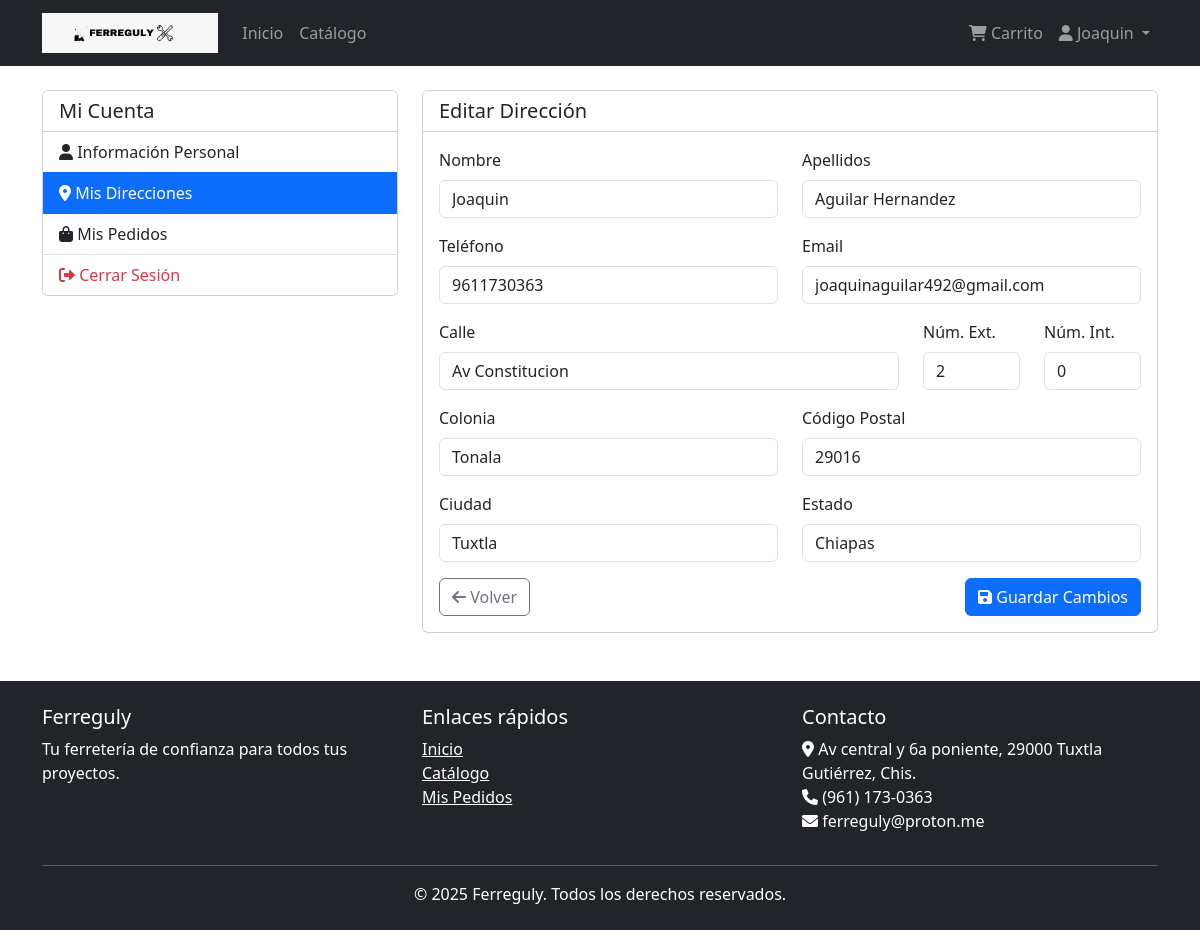
The page /usuarios/direcciones/editar/1/ (signed in) on the database its author committed.
### usuarios/models.py (models this page shows, shortened)
class Usuario(AbstractBaseUser, PermissionsMixin):
    id_usuario = models.AutoField(primary_key=True)
    nombre = models.CharField(max_length=35)
    apellidos = models.CharField(max_length=50)
    email = models.EmailField(max_length=45, unique=True)
    telefono = models.CharField(max_length=10, null=True, blank=True)
    tipo_usuario = models.CharField(
        max_length=15,
        choices=[('cliente', 'Cliente'), ('administrador', 'Administrador')],
        default='cliente'
    )
    fecha_registro = models.DateTimeField(default=timezone.now)
    activo = models.BooleanField(default=True)
    is_staff = models.BooleanField(default=False)
    is_active = models.BooleanField(default=True)
    USERNAME_FIELD = 'email'
    REQUIRED_FIELDS = ['nombre', 'apellidos']
    objects = UsuarioManager()
    class Meta:
        db_table = 'usuario'
        verbose_name = 'Usuario'
        verbose_name_plural = 'Usuarios'

class Direccion(models.Model):
    id_direccion = models.AutoField(primary_key=True)
    id_usuario = models.ForeignKey(Usuario, on_delete=models.CASCADE, related_name='direcciones')
    nombre = models.CharField(max_length=35)
    apellidos = models.CharField(max_length=50)
    telefono = models.CharField(max_length=10)
    email = models.EmailField(max_length=45)
    calle = models.CharField(max_length=80)
    numero_ext = models.CharField(max_length=10)
    numero_int = models.CharField(max_length=10, null=True, blank=True)
    colonia = models.CharField(max_length=60)
    ciudad = models.CharField(max_length=40)
    estado = models.CharField(max_length=30)
    codigo_postal = models.CharField(max_length=5)
    class Meta:
        db_table = 'direccion'
        verbose_name = 'Dirección'
        verbose_name_plural = 'Direcciones'

### usuarios/views.py (the view, shortened to what this page needs)
# urls.py: path('direcciones/editar/<int:pk>/', views.DireccionUpdateView.as_view(), name='direccion_editar'),
class DireccionUpdateView(LoginRequiredMixin, UpdateView):
    model = Direccion
    form_class = DireccionForm
    template_name = 'usuarios/direcciones/editar.html'
    success_url = reverse_lazy('direcciones_lista')
    def get_queryset(self):
        return Direccion.objects.filter(id_usuario=self.request.user)

### usuarios/forms.py
class DireccionForm(forms.ModelForm):
    class Meta:
        model = Direccion
        fields = [
            'nombre', 'apellidos', 'telefono', 'email', 'calle',
            'numero_ext', 'numero_int', 'colonia', 'ciudad', 'estado', 'codigo_postal'
        ]
    def __init__(self, *args, **kwargs):
        super().__init__(*args, **kwargs)
        for field in self.fields:
            self.fields[field].widget.attrs.update({'class': 'form-control'})

### templates/usuarios/direcciones/editar.html (shortened to what this page needs)
{% extends 'base.html' %}
{% block content %}
<div class="row">
    <div class="col-md-4 mb-4">
        <div class="card">
            <div class="card-header bg-white">
                <h5 class="mb-0">Mi Cuenta</h5>
            </div>
            <div class="list-group list-group-flush">
                <a href="{% url 'perfil' %}" class="list-group-item list-group-item-action">
                    <i class="fas fa-user"></i> Información Personal
                </a>
                <a href="{% url 'direcciones_lista' %}" class="list-group-item list-group-item-action active">
                    <i class="fas fa-map-marker-alt"></i> Mis Direcciones
                </a>
                <a href="{% url 'pedidos_lista' %}" class="list-group-item list-group-item-action">
                    <i class="fas fa-shopping-bag"></i> Mis Pedidos
                </a>
                <a href="{% url 'logout' %}" class="list-group-item list-group-item-action text-danger">
                    <i class="fas fa-sign-out-alt"></i> Cerrar Sesión
                </a>
            </div>
        </div>
    </div>
    <div class="col-md-8">
        <div class="card">
            <div class="card-header bg-white">
                <h5 class="mb-0">Editar Dirección</h5>
            </div>
            <div class="card-body">
                <form method="post">
                    <div class="row mb-3">
                        <div class="col-md-6">
                            <label for="{{ form.nombre.id_for_label }}" class="form-label">Nombre</label>
                            {{ form.nombre }}
                        </div>
                        <div class="col-md-6">
                            <label for="{{ form.apellidos.id_for_label }}" class="form-label">Apellidos</label>
                            {{ form.apellidos }}
                        </div>
                    </div>
                    <div class="row mb-3">
                        <div class="col-md-6">
                            <label for="{{ form.telefono.id_for_label }}" class="form-label">Teléfono</label>
                            {{ form.telefono }}
                        </div>
                        <div class="col-md-6">
                            <label for="{{ form.email.id_for_label }}" class="form-label">Email</label>
                            {{ form.email }}
                        </div>
                    </div>
                    <div class="row mb-3">
                        <div class="col-md-8">
                            <label for="{{ form.calle.id_for_label }}" class="form-label">Calle</label>
                            {{ form.calle }}
                        </div>
                        <div class="col-md-2">
                            <label for="{{ form.numero_ext.id_for_label }}" class="form-label">Núm. Ext.</label>
                            {{ form.numero_ext }}
                        </div>
                        <div class="col-md-2">
                            <label for="{{ form.numero_int.id_for_label }}" class="form-label">Núm. Int.</label>
                            {{ form.numero_int }}
                        </div>
                    </div>
                    <div class="row mb-3">
                        <div class="col-md-6">
                            <label for="{{ form.colonia.id_for_label }}" class="form-label">Colonia</label>
                            {{ form.colonia }}
                        </div>
                        <div class="col-md-6">
                            <label for="{{ form.codigo_postal.id_for_label }}" class="form-label">Código Postal</label>
                            {{ form.codigo_postal }}
                        </div>
                    </div>
                    <div class="row mb-3">
                        <div class="col-md-6">
                            <label for="{{ form.ciudad.id_for_label }}" class="form-label">Ciudad</label>
                            {{ form.ciudad }}
                        </div>
                        <div class="col-md-6">
                            <label for="{{ form.estado.id_for_label }}" class="form-label">Estado</label>
                            {{ form.estado }}
                        </div>
                    </div>
                    <div class="d-flex justify-content-between">
                        <a href="{% url 'direcciones_lista' %}" class="btn btn-outline-secondary">
                            <i class="fas fa-arrow-left"></i> Volver
                        </a>
                        <button type="submit" class="btn btn-primary">
                            <i class="fas fa-save"></i> Guardar Cambios
                        </button>
                    </div>
                </form>
            </div>
        </div>
    </div>
</div>
{% endblock %}

### templates/base.html (shortened to what this page needs)
{% load static %}
<!DOCTYPE html>
<html lang="es">
<head>
    <link href="https://cdn.jsdelivr.net/npm/bootstrap@5.3.0-alpha1/dist/css/bootstrap.min.css" rel="stylesheet">
    <link rel="stylesheet" href="https://cdnjs.cloudflare.com/ajax/libs/font-awesome/6.0.0/css/all.min.css">
</head>
<body>
    <nav class="navbar navbar-expand-lg navbar-dark bg-dark">
        <div class="container">
            <a class="navbar-brand" href="{% url 'inicio' %}">
                <img src="{% static 'img/ferreguly.jpeg' %}" alt="Ferreguly Logo" style="height: 40px; width: auto;">
            </a>
            <div class="collapse navbar-collapse" id="navbarNav">
                <ul class="navbar-nav me-auto">
                    <li class="nav-item">
                        <a class="nav-link" href="{% url 'inicio' %}">Inicio</a>
                    </li>
                    <li class="nav-item">
                        <a class="nav-link" href="{% url 'catalogo' %}">Catálogo</a>
                    </li>
                </ul>
                <ul class="navbar-nav">
                    {% if user.is_authenticated %}
                        <li class="nav-item">
                            <a class="nav-link" href="{% url 'carrito_lista' %}">
                                <i class="fas fa-shopping-cart"></i> Carrito
                            </a>
                        </li>
                        <li class="nav-item dropdown">
                            <a class="nav-link dropdown-toggle" href="#" role="button" data-bs-toggle="dropdown">
                                <i class="fas fa-user"></i> {{ user.nombre }}
                            </a>
                        </li>
                    {% endif %}
                </ul>
            </div>
        </div>
    </nav>
    <main class="container my-4">
        {% block content %}{% endblock %}
    </main>
    <footer class="bg-dark text-white py-4 mt-5">
        <div class="container">
            <div class="row">
                <div class="col-md-4">
                    <h5>Ferreguly</h5>
                    <p>Tu ferretería de confianza para todos tus proyectos.</p>
                </div>
                <div class="col-md-4">
                    <h5>Enlaces rápidos</h5>
                    <ul class="list-unstyled">
                        <li><a href="{% url 'inicio' %}" class="text-white">Inicio</a></li>
                        <li><a href="{% url 'catalogo' %}" class="text-white">Catálogo</a></li>
                        {% if user.is_authenticated %}
                            <li><a href="{% url 'pedidos_lista' %}" class="text-white">Mis Pedidos</a></li>
                        {% else %}
                            <li><a href="{% url 'login' %}" class="text-white">Iniciar Sesión</a></li>
                        {% endif %}
                    </ul>
                </div>
                <div class="col-md-4">
                    <h5>Contacto</h5>
                    <address>
                        <i class="fas fa-map-marker-alt"></i> Av central y 6a poniente, 29000 Tuxtla Gutiérrez, Chis.<br>
                        <i class="fas fa-phone"></i> (961) 173-0363<br>
                        <i class="fas fa-envelope"></i> ferreguly@proton.me
                    </address>
                </div>
            </div>
            <hr>
            <div class="row">
                <div class="col-12 text-center">
                    <p class="mb-0">&copy; {% now "Y" %} Ferreguly. Todos los derechos reservados.</p>
                </div>
            </div>
        </div>
    </footer>
</body>
</html>

### rows shown on the page
Usuario: nombre "Joaquin"
Direccion: nombre "Joaquin", apellidos "Aguilar Hernandez", telefono "9611730363", email "joaquinaguilar492@gmail.com", calle "Av Constitucion", numero_ext "2", numero_int "0", colonia "Tonala", codigo_postal "29016", ciudad "Tuxtla", estado "Chiapas"
